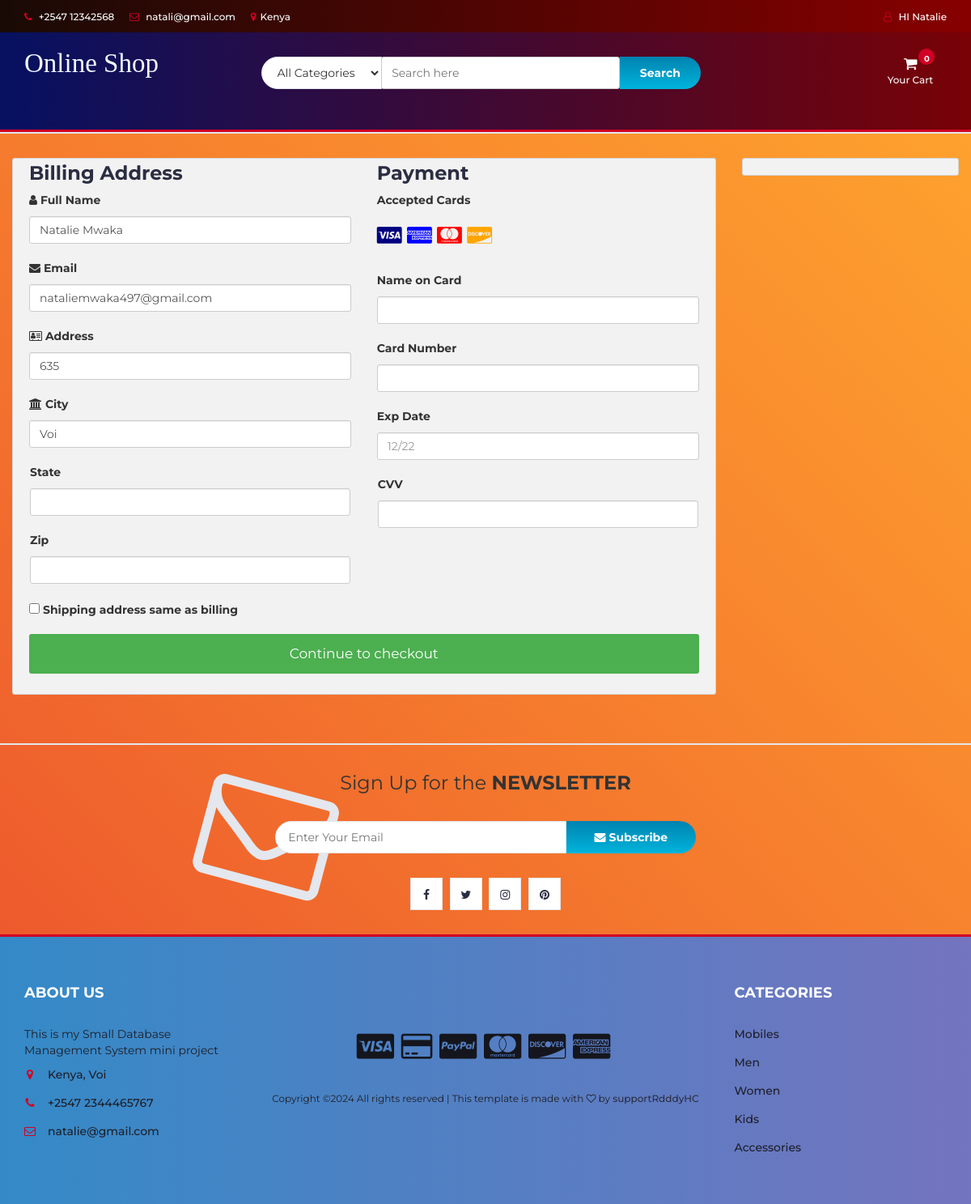
Page /checkout.php (signed in) on the committed database.
### tables this page shows
CREATE TABLE `user_info` (
  `user_id` int(10) NOT NULL,
  `first_name` varchar(100) NOT NULL,
  `last_name` varchar(100) NOT NULL,
  `email` varchar(300) NOT NULL,
  `password` varchar(300) NOT NULL,
  `mobile` varchar(10) NOT NULL,
  `address1` varchar(300) NOT NULL,
  `address2` varchar(11) NOT NULL
);

### checkout.php (the view, shortened to what this page needs)
<?php
include "db.php";
include "header.php";
?>
<section class="section">
	<div class="container-fluid">
		<div class="row-checkout">
		<?php
		if(isset($_SESSION["uid"])){
			$sql = "SELECT * FROM user_info WHERE user_id='$_SESSION[uid]'";
			$query = mysqli_query($con,$sql);
			$row=mysqli_fetch_array($query);
		echo'
			<div class="col-75">
				<div class="container-checkout">
				<form id="checkout_form" action="checkout_process.php" method="POST" class="was-validated">
					<div class="row-checkout">
					<div class="col-50">
						<h3>Billing Address</h3>
						<label for="fname"><i class="fa fa-user" ></i> Full Name</label>
						<input type="text" id="fname" class="form-control" name="firstname" pattern="^[a-zA-Z ]+$"  value="'.$row["first_name"].' '.$row["last_name"].'">
						<label for="email"><i class="fa fa-envelope"></i> Email</label>
						<input type="text" id="email" name="email" class="form-control" pattern="^[_a-z0-9-]+(\.[_a-z0-9-]+)*@[a-z0-9]+(\.[a-z]{2,4})$" value="'.$row["email"].'" required>
						<label for="adr"><i class="fa fa-address-card-o"></i> Address</label>
						<input type="text" id="adr" name="address" class="form-control" value="'.$row["address1"].'" required>
						<label for="city"><i class="fa fa-institution"></i> City</label>
						<input type="text" id="city" name="city" class="form-control" value="'.$row["address2"].'" pattern="^[a-zA-Z ]+$" required>
						<div class="row">
						<div class="col-50">
							<label for="state">State</label>
							<input type="text" id="state" name="state" class="form-control" pattern="^[a-zA-Z ]+$" required>
						</div>
						<div class="col-50">
							<label for="zip">Zip</label>
							<input type="text" id="zip" name="zip" class="form-control" required>
						</div>
						</div>
					</div>
					<div class="col-50">
						<h3>Payment</h3>
						<label for="fname">Accepted Cards</label>
						<div class="icon-container">
						<i class="fa fa-cc-visa" style="color:navy;"></i>
						<i class="fa fa-cc-amex" style="color:blue;"></i>
						<i class="fa fa-cc-mastercard" style="color:red;"></i>
						<i class="fa fa-cc-discover" style="color:orange;"></i>
						</div>
						<label for="cname">Name on Card</label>
						<input type="text" id="cname" name="cardname" class="form-control" pattern="^[a-zA-Z ]+$" required>
						<div class="form-group" id="card-number-field">
                        <label for="cardNumber">Card Number</label>
                        <input type="text" class="form-control" id="cardNumber" name="cardNumber" required>
                    </div>
						<label for="expdate">Exp Date</label>
						<input type="text" id="expdate" name="expdate" class="form-control" pattern="^((0[1-9])|(1[0-2]))\/(\d{2})$" placeholder="12/22"required>
						<div class="row">
						<div class="col-50">
							<div class="form-group CVV">
								<label for="cvv">CVV</label>
								<input type="text" class="form-control" name="cvv" id="cvv" required>
						</div>
						</div>
					</div>
					</div>
					</div>
					<label><input type="CHECKBOX" name="q" class="roomselect" value="conform" required> Shipping address same as billing
					</label>';
					$total=0;
					$total_count=$_POST['total_count'];
				echo'
				<input type="hidden" name="total_count" value="'.$total_count.'">
					<input type="hidden" name="total_price" value="'.$total.'">
					<input type="submit" id="submit" value="Continue to checkout" class="checkout-btn">
				</form>
				</div>
			</div>
			';
		}else{
			echo"<script>window.location.href = 'cart.php'</script>";
		}
		?>
			<div class="col-25">
				<div class="container-checkout">
				</div>
			</div>
		</div>
	</div>
</section>
		<div id="newsletter" class="section">
			<div class="container">
				<div class="row">
					<div class="col-md-12">
						<div class="newsletter">
							<p>Sign Up for the <strong>NEWSLETTER</strong></p>
							<form >
								<input class="input" type="email" placeholder="Enter Your Email">
								<button class="newsletter-btn"><i class="fa fa-envelope"></i> Subscribe</button>
							</form>
							<ul class="newsletter-follow">
								<li>
									<a href="#"><i class="fa fa-facebook"></i></a>
								</li>
								<li>
									<a href="#"><i class="fa fa-twitter"></i></a>
								</li>
								<li>
									<a href="#"><i class="fa fa-instagram"></i></a>
								</li>
								<li>
									<a href="#"><i class="fa fa-pinterest"></i></a>
								</li>
							</ul>
						</div>
					</div>
				</div>
			</div>
		</div>
<?php
include "footer.php";
?>

### header.php (shortened to what this page needs)
<!DOCTYPE html>
<html lang="en">
	<head>
		<link type="text/css" rel="stylesheet" href="css/bootstrap.min.css"/>
		<link type="text/css" rel="stylesheet" href="css/slick.css"/>
		<link type="text/css" rel="stylesheet" href="css/slick-theme.css"/>
		<link type="text/css" rel="stylesheet" href="css/nouislider.min.css"/>
		<link rel="stylesheet" href="css/font-awesome.min.css">
		<link type="text/css" rel="stylesheet" href="css/style.css"/>
		<link type="text/css" rel="stylesheet" href="css/accountbtn.css"/>
    </head>
	<body>
		<header>
			<div id="top-header">
				<div class="container">
					<ul class="header-links pull-left">
						<li><a href="#"><i class="fa fa-phone"></i> +2547 12342568</a></li>
						<li><a href="#"><i class="fa fa-envelope-o"></i> natali@gmail.com</a></li>
						<li><a href="#"><i class="fa fa-map-marker"></i>Kenya</a></li>
					</ul>
					<ul class="header-links pull-right">
						<li><?php
                             include "db.php";
                            if(isset($_SESSION["uid"])){
                                $sql = "SELECT first_name FROM user_info WHERE user_id='$_SESSION[uid]'";
                                $query = mysqli_query($con,$sql);
                                $row=mysqli_fetch_array($query);
                                echo '
                               <div class="dropdownn">
                                  <a href="#" class="dropdownn" data-toggle="modal" data-target="#myModal" ><i class="fa fa-user-o"></i> HI '.$row["first_name"].'</a>
								  <div class="dropdownn-content">
								  	<a href="myorders.php"  ><i class="fa fa-shopping-basket" aria-hidden="true"></i>My Order</a>
                                    <a href="" data-toggle="modal" data-target="#profile"><i class="fa fa-user-circle" aria-hidden="true" ></i>My Profile</a>
                                    <a href="logout.php"  ><i class="fa fa-sign-in" aria-hidden="true"></i>Log out</a>
                                  </div>
                                </div>';
                            }
                                             ?>
                                </li>
					</ul>
				</div>
			</div>
			<div id="header">
				<div class="container">
					<div class="row">
						<div class="col-md-3">
							<div class="header-logo">
								<a href="#" class="logo">
								<font style="font-style:normal; font-size: 33px;color: aliceblue;font-family: serif">
                                        Online Shop
                                    </font>
								</a>
							</div>
						</div>
						<div class="col-md-6">
							<div class="header-search">
								<form onsubmit="return false">
									<select class="input-select">
										<option value="0">All Categories</option>
									</select>
									<input class="input" id="search" type="text" placeholder="Search here">
									<button id="search_btn"   class="search-btn">Search</button>
								</form>
							</div>
						</div>
						<div class="col-md-3 clearfix">
							<div class="header-ctn">
								<div class="dropdown">
									<a class="dropdown-toggle" data-toggle="dropdown" aria-expanded="true">
										<i class="fa fa-shopping-cart"></i>
										<span>Your Cart</span>
										<div class="badge qty">0</div>
									</a>
									</div>
							</div>
						</div>
					</div>
				</div>
			</div>
		</header>
		<nav id='navigation'>
		</nav>

### css/style.css (style rules this page uses)
body { font-family: 'Montserrat', sans-serif; font-weight: 400; background-image: linear-gradient(-134deg, #FFA62E 0%, #FB962E 20%, #F8852E 40%, #F3742D 60%, #EF612D 80%, #EA4D2C 100%); }
h1, h2, h3, h4, h5, h6 { color: #2B2D42; font-weight: 700; margin: 0 0 10px; }
a { color: #2B2D42; font-weight: 500; -webkit-transition: 0.2s color; transition: 0.2s color; }
ul, ol { margin: 0; padding: 0; list-style: none }
.input { height: 40px; padding: 0px 15px; border: 1px solid #E4E7ED; background-color: #FFF; width: 100%; }
.input-select { padding: 0px 15px; background: #FFF; border: 1px solid #E4E7ED; height: 40px; }
.section { padding-top: 30px; padding-bottom: 30px; }
#top-header { padding-top: 10px; padding-bottom: 10px; background-color: #1E1F29; }
.header-links li { display: inline-block; margin-right: 15px; font-size: 12px; }
.header-links li:last-child { margin-right: 0px; }
.header-links li a { color: #FFF; }
.header-links li i { color: #D10024; margin-right: 5px; }
#header { padding-top: 15px; padding-bottom: 15px; background-image: linear-gradient(-135deg, #FF6CAB 0%, #F660BC 10%, #EC53CD 20%, #E045DE 30%, #D335EE 40%, #C323FF 50%, #B53AFF 60%, #A749FF 70%, #9854FF 80%, #865EFF 90%, #7366FF 100%); }
.header-logo { float: left; }
.header-search { padding: 15px 0px; }
.header-search form { position: relative; }
.header-search form .input-select { margin-right: -4px; border-radius: 40px 0px 0px 40px; }
.header-search form .input { width: calc(100% - 260px); margin-right: -4px; }
.header-search form .search-btn { height: 40px; width: 100px; background: #00B4DB; background: -webkit-linear-gradient(to bottom, #0083B0, #00B4DB); background: linear-gradient(to bottom, #0083B0, #00B4DB); color: #FFF; font-weight: 700; border: none; border-radius: 0px 40px 40px 0px; }
.header-ctn { float: right; padding: 15px 0px; }
.header-ctn>div { display: inline-block; }
.header-ctn>div>a { display: block; position: relative; width: 90px; text-align: center; color: #FFF; }
.header-ctn>div>a>i { display: block; font-size: 18px; }
.header-ctn>div>a>span { font-size: 12px; }
.header-ctn>div>a>.qty { position: absolute; right: 15px; top: -10px; width: 20px; height: 20px; line-height: 20px; text-align: center; border-radius: 50%; font-size: 10px; color: #FFF; background-color: #D10024; }
#navigation { background: #FFF; border-bottom: 2px solid #E4E7ED; border-top: 3px solid #D10024; }
#newsletter.section { border-top: 2px solid #E4E7ED; border-bottom: 3px solid #D10024; margin-top: 30px; }
.newsletter { text-align: center; }
.newsletter p { font-size: 24px; }
.newsletter form { position: relative; max-width: 520px; margin: 30px auto; }
.newsletter form:after { content: "\f003"; font-family: FontAwesome; position: absolute; font-size: 160px; color: #E4E7ED; top: 15px; -webkit-transform: translateY(-50%) rotate(15deg); -ms-transform: translateY(-50%) rotate(15deg); transform: translateY(-50%) rotate(15deg); z-index: -1; left: -90px; }
.newsletter form .input { width: calc(100% - 160px); margin-right: -4px; border-radius: 40px 0px 0px 40px; }
.newsletter form .newsletter-btn { width: 160px; height: 40px; font-weight: 700; background: #00B4DB; background: -webkit-linear-gradient(to bottom, #0083B0, #00B4DB); background: linear-gradient(to bottom, #0083B0, #00B4DB); color: #FFF; border: none; border-radius: 0px 40px 40px 0px; }
.newsletter .newsletter-follow { text-align: center; }
.newsletter .newsletter-follow li { display: inline-block; margin-right: 5px; }
.newsletter .newsletter-follow li:last-child { margin-right: 0px; }
.newsletter .newsletter-follow li a { position: relative; display: block; width: 40px; height: 40px; text-align: center; line-height: 40px; border: 1px solid #E4E7ED; background-color: #FFF; -webkit-transition: 0.2s all; transition: 0.2s all; }

### css/accountbtn.css (style rules this page uses)
.dropdownn { position: relative; display: inline-block; }

### header.php (style rules this page uses)
#navigation { background: #FF4E50; background: -webkit-linear-gradient(to right, #F9D423, #FF4E50); background: linear-gradient(to right, #F9D423, #FF4E50); }
#header { background: #780206; background: -webkit-linear-gradient(to right, #061161, #780206); background: linear-gradient(to right, #061161, #780206); }
#top-header { background: #870000; background: -webkit-linear-gradient(to right, #190A05, #870000); background: linear-gradient(to right, #190A05, #870000); }

### rows in the picture
user_info: first_name "Natalie", firstname "Natalie Mwaka", email "nataliemwaka497@gmail.com", address "635", city "Voi"
